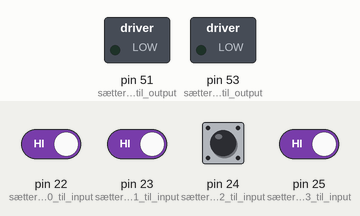
A program run on a simulated Arduino Mega 2560, built with avr-gcc and run on an emulated ATmega2560. On the bench: switched loads named in the program (green lamp = pin HIGH). Inputs (shaded band) come from the test bench; at power-on: pin 22 (sætter_knap_0_til_input), pin 23 (sætter_knap_1_til_input), pin 24 (sætter_knap_2_til_input), pin 25 (sætter_knap_3_til_input) HIGH.

Above: at 0.8 s.
0.9 s: pin 23 (sætter_knap_1_til_input) driven LOW
At 1.6 s:
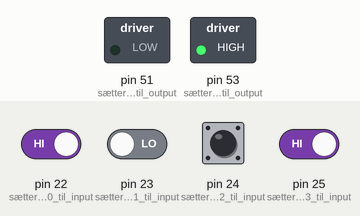
2.4 s: pin 25 (sætter_knap_3_til_input) driven LOW
At 2.8 s:
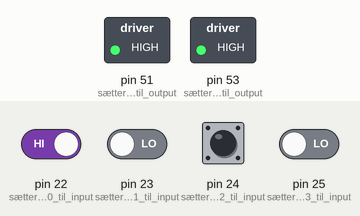
3.9 s: pin 22 (sætter_knap_0_til_input) driven LOW and pin 23 (sætter_knap_1_til_input) driven HIGH
At 5.1 s:
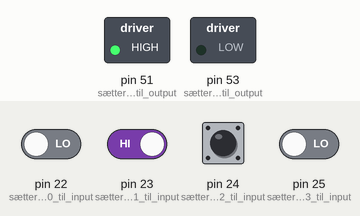
Timing chart, 0 to 6.9 s (numbered marks = the images above; inputs shaded):
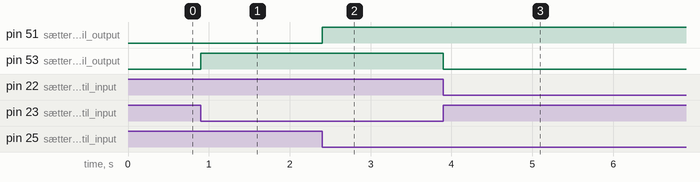

The program:

main.cpp
```cpp
#include "Motor.hpp"
#include <Arduino.h>
#include <avr/io.h>


int main()
{
pinMode(53, OUTPUT); // sætter pin 53 til output til on
pinMode(51, OUTPUT); // sætter pin 51 til output til retning
pinMode(22, INPUT); // sætter knap 0 til input
pinMode(23, INPUT); // sætter knap 1 til input
pinMode(24, INPUT); // sætter knap 2 til input
pinMode(25, INPUT); // sætter knap 3 til input
Motor M;
  for(;;)
  {
    M.checkOnOff();
    M.checkDirecton();
  }
}
```

Motor.hpp
```cpp
#pragma once

class Motor
{
public:
    Motor();
    void checkOnOff();
    void checkDirecton();

private:
    bool on = false;
    bool direction = false;
};
```

Motor_class.cpp
```cpp
#include "Motor.hpp"
#include <Arduino.h>
#include <avr/io.h>

Motor::Motor()
{

}

void Motor::checkOnOff()
{
    if(digitalRead(22) == 0) // Knap 0 ændre "on" state til false
    {
      on = false;
    }
    if(digitalRead(23) == 0) // Knap 1 ændre "on" state til true
    {
      on = true;
    }

    if(on == true) // tænder motor hvis on = true
    {
      digitalWrite(53, HIGH);
    }
    else // slukker motor hvis on = false
    {
      digitalWrite(53, LOW);
    }
}

void Motor::checkDirecton()
{
    if(digitalRead(24) == 0) // knap 2 ændre "retning" state til false
    {
      direction = false;
    }
    if(digitalRead(25) == 0) // knap 3 ændre "retning" state til true
    {
      direction = true;
    }

    if(direction == true) // retning 1
    {
        digitalWrite(51, HIGH);
    }
    else // retning 2
    {
        digitalWrite(51, LOW);
    }
}
```

Measured:
- after the input at 0.9 s, pin 53 (sætter_pin_53_til_output): LOW → HIGH at once
- after the input at 2.4 s, pin 51 (sætter_pin_51_til_output): LOW → HIGH at once
- after the input at 3.9 s, pin 53 (sætter_pin_53_til_output): HIGH → LOW at once
